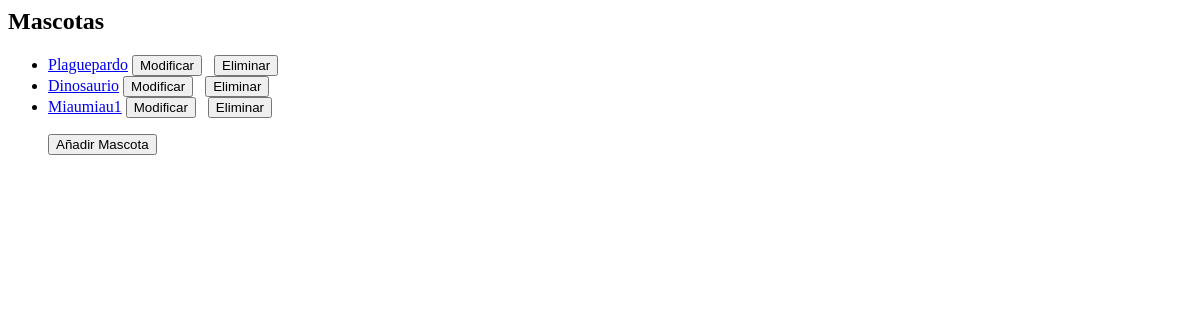
Before: /mascotas/ with the older database file.
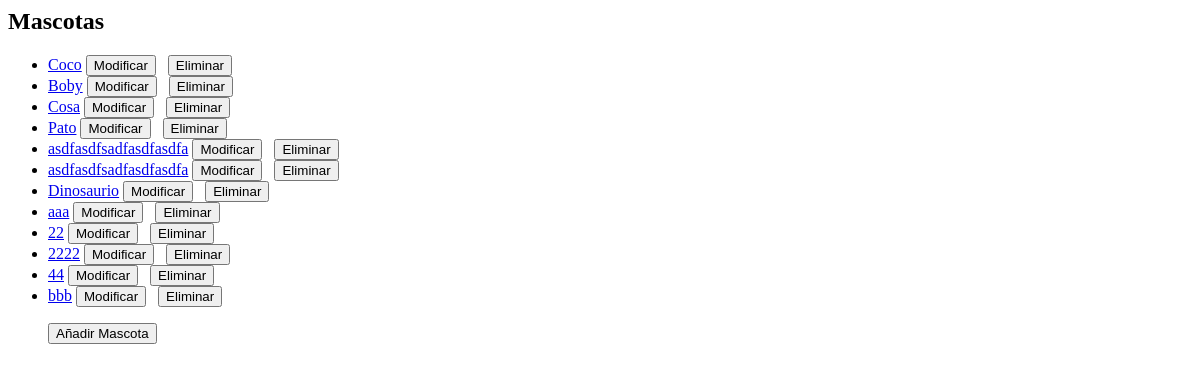
After: the same page with the newer database file.
### ILMP_app/models.py (models this page shows, shortened)
class Mascotas(models.Model):
    namePet = models.CharField(max_length=200)
    infoPet = models.CharField(max_length=200)
    agePet = models.DateField(blank=True, null=True)
    typePet = models.CharField(max_length=200)
    imgPet = models.ImageField(null=True, blank=True, upload_to="images/")
    genderPet = models.CharField(max_length=1, choices=GENDER_CHOICES, blank=True)
    usrPet = models.ForeignKey("User", on_delete=models.CASCADE, null=True)

### ILMP_app/views.py (the view)
# urls.py: path('mascotas/', MascotasListView.as_view(), name='mascotas-list'),
class MascotasListView(ListView):
    model = Mascotas

### ILMP_app/templates/ILMP_app/mascotas_list.html
{% block content %}
    <h2>Mascotas</h2>
    <ul>
        {% for mascota in object_list %}
        <li><a href={% url 'mascotas-detail' mascota.id %}>{{ mascota.namePet }}</a>
            <a href="{% url 'mascotas-update' mascota.id %}"> <button>Modificar</button></a>&nbsp;&nbsp;
            <a href="{% url 'mascotas-delete' mascota.id %}"> <button>Eliminar</button></a>
        </li>
        {% endfor %}
        <p><a href="{% url 'mascotas-add' %}"> <button>Añadir Mascota</button></a></p>
    </ul>
{% endblock %}

Changed rows visible on the page:
removed Mascotas: namePet "Plaguepardo"
removed Mascotas: namePet "Miaumiau1"
added Mascotas: namePet "Coco"
added Mascotas: namePet "Boby"
added Mascotas: namePet "Cosa"
added Mascotas: namePet "Pato"
added Mascotas: namePet "asdfasdfsadfasdfasdfa"
added Mascotas: namePet "asdfasdfsadfasdfasdfa"
added Mascotas: namePet "aaa"
added Mascotas: namePet "22"
added Mascotas: namePet "2222"
added Mascotas: namePet "44"
added Mascotas: namePet "bbb"
